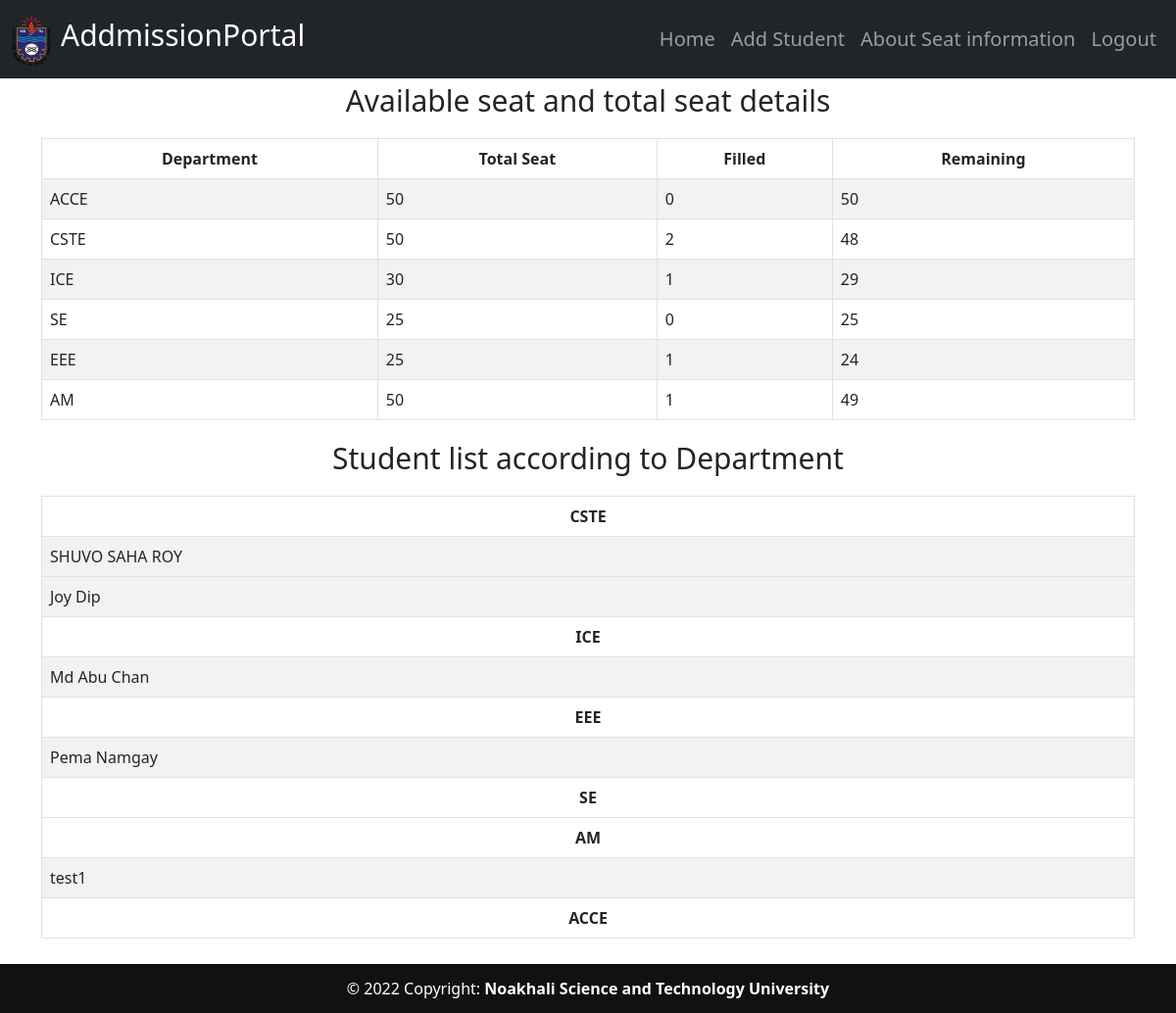
Page /seat_details (signed in) on the earlier database version.
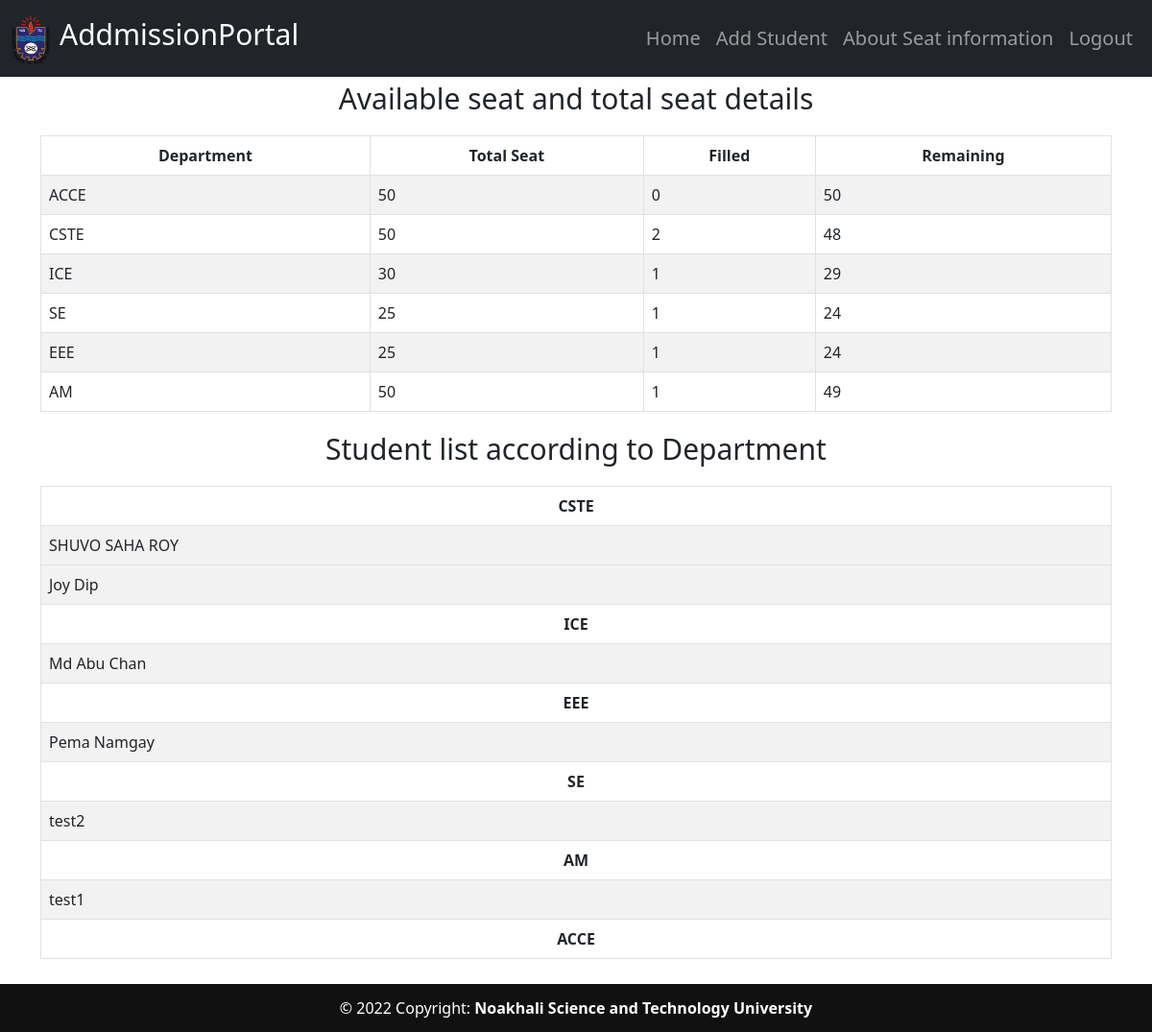
Same page on the later database version.
### main_app/models.py (models this page shows, shortened)
class Departments(db.Model):
    department_name = db.Column(db.String(80), primary_key=True, nullable=False)
    total_seat = db.Column(db.Integer, nullable=False)
    fill_up = db.Column(db.Integer)
    stu_dept = db.relationship('Students', backref='student', lazy=True)
    def __repr__(self):
        return f"Departments('{self.department_name}','{self.total_seat}')"

class Students(db.Model):
    admission_num = db.Column(db.Integer, primary_key=True)
    id = db.Column(db.String(15), unique=True, nullable=False)
    name = db.Column(db.String(80), nullable=False)
    email = db.Column(db.String(120), unique=True, nullable=False)
    image_file = db.Column(db.String(20), nullable=False, default='default.jpg')
    department = db.Column(db.String(80), db.ForeignKey('departments.department_name'), nullable=False)

### main_app/routes.py (the view)
@app.route('/seat_details')
@login_required
def seat_details():
    departments = Departments.query.all()
    list = count_seat("")
    print(list)
    return render_template('seat_details.html',departments=departments,list=list)

### main_app/models.py (called while the page is built)
@login_manager.user_loader
def load_user(user_id):
    return Users.query.get(int(user_id))

### main_app/routes.py (called while the page is built)
def count_seat(dept):
    cste = Departments.query.filter_by(department_name="CSTE").first()
    ice = Departments.query.filter_by(department_name="ICE").first()
    eee = Departments.query.filter_by(department_name="EEE").first()
    se = Departments.query.filter_by(department_name="SE").first()
    am = Departments.query.filter_by(department_name="AM").first()
    acce = Departments.query.filter_by(department_name="ACCE").first()
    if dept == "CSTE":
        return check(cste)
    elif dept == "ICE":
        return check(ice)
    elif dept == "EEE":
        return check(eee)
    elif dept == "SE":
        return check(se)
    elif dept == "AM":
        return check(am)
    elif dept == "ACCE":
        return check(acce)
    else:
        return [cste,ice,eee,se,am,acce]

### main_app/templates/seat_details.html (shortened to what this page needs)
{% extends "layout.html" %}
{% block content %}
    <div class="container" style="text-align: center; font-size: 30px;">
        <p>Available seat and total seat details</p>
    </div>
    <div class="container table-responsive">
        <table class="table table-striped table-hover table-bordered">
            <thead class="text-center">
            <tr>
              <th>Department</th>
              <th>Total Seat</th>
              <th>Filled</th>
              <th>Remaining</th>
            </tr>
          </thead>
          <tbody>
            {% for department in departments %}
            <tr>
              <td>{{department.department_name}}</td>
              <td>{{department.total_seat}}</a></td>
              <td>{{department.fill_up}}</td>
              <td>{{department.total_seat - department.fill_up}}</td>
            </tr>
            {% endfor %}
          </tbody>
        </table>
    </div>
    <div class="container" style="text-align: center; font-size: 30px;">
        <p>Student list according to Department</p>
    </div>
    <div class="container table-responsive">
        <table class="table table-striped table-hover table-bordered">
            <thead class="text-center">
            <tr>
              <th>CSTE</th>
            </tr>
          </thead>
          <tbody>
            {% for student in list[0].stu_dept %}
            <tr>
              <td>{{student.name}}</td>
            <tr>
            {% endfor %}
          </tbody>
             <thead class="text-center">
            <tr>
              <th>ICE</th>
            </tr>
          </thead>
          <tbody>
            {% for student in list[1].stu_dept %}
            <tr>
              <td>{{student.name}}</td>
            {% endfor %}
          </tbody>
             <thead class="text-center">
            <tr>
              <th>EEE</th>
            </tr>
          </thead>
          <tbody>
            {% for student in list[2].stu_dept %}
            <tr>
              <td>{{student.name}}</td>
            {% endfor %}
          </tbody>
             <thead class="text-center">
            <tr>
              <th>SE</th>
            </tr>
          </thead>
          <tbody>
            {% for student in list[3].stu_dept %}
            <tr>
              <td>{{student.name}}</td>
            {% endfor %}
          </tbody>
             <thead class="text-center">
            <tr>
              <th>AM</th>
            </tr>
          </thead>
          <tbody>
            {% for student in list[4].stu_dept %}
            <tr>
              <td>{{student.name}}</td>
            {% endfor %}
          </tbody>
             <thead class="text-center">
            <tr>
              <th>ACCE</th>
            </tr>
          </thead>
        </table>
    </div>
{% endblock content %}

Differences in the rows shown:
changed Departments "SE": fill_up "0" → "1"; department.total_seat-department.fill_up "25" → "24"
added Students: name "test2"
